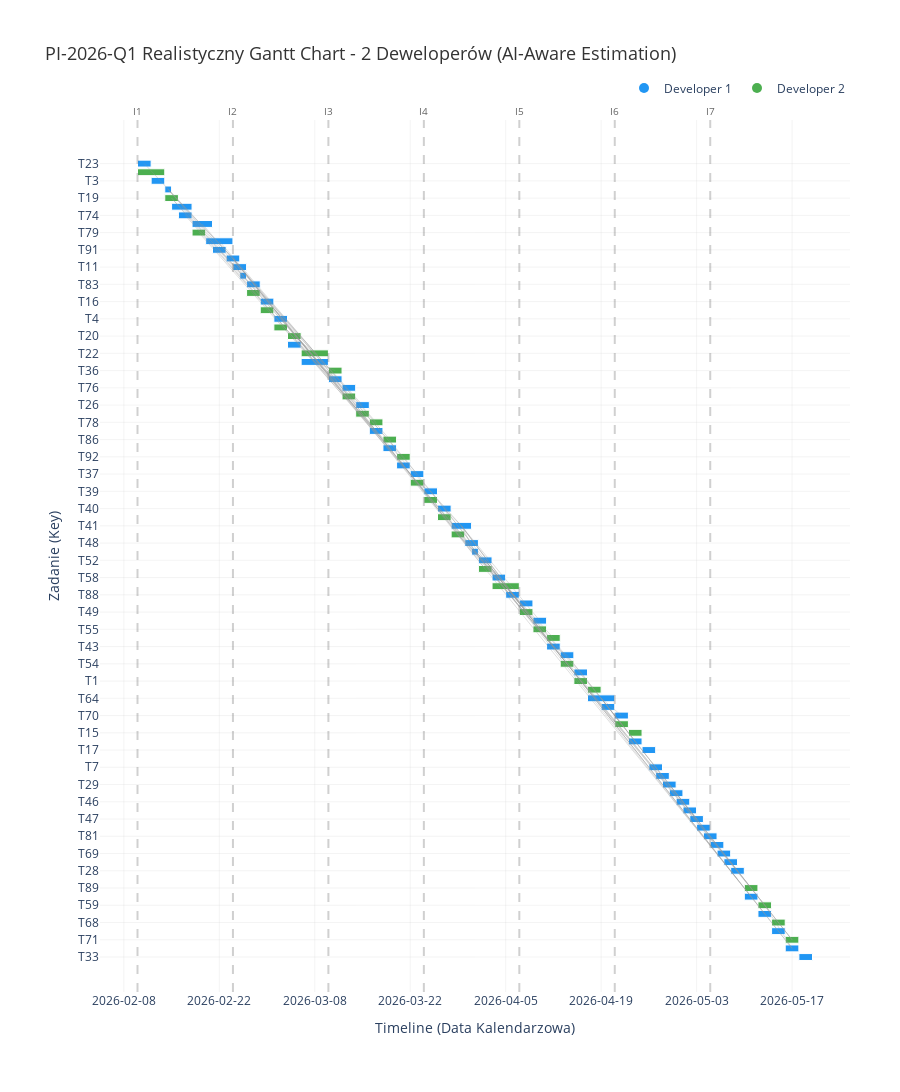

The notebook cell this image was saved under:
### Code cell
# Create realistic Gantt chart showing resource-aware schedule
df_realistic = df.sort_values('realistic_start')

fig_realistic = go.Figure()

# Color map by developer assignment
dev_colors = {
    1: '#2196F3',  # Developer 1 - Blue
    2: '#4CAF50',  # Developer 2 - Green
    0: '#999999'   # Unassigned - Gray
}

# Add task bars colored by developer
for i, row in df_realistic.iterrows():
    dev_id = row['assigned_dev']
    task_color = dev_colors.get(dev_id, '#999999')
    
    # Calculate actual duration for display
    actual_duration = (row['realistic_end'] - row['realistic_start']).days + 1  # inclusive
    
    # Create hover text with AI-aware estimated_days
    hover_text = (
        f"<b>{row['key']}: {row['title']}</b><br>"
        f"Developer: {dev_id if dev_id > 0 else 'Unassigned'}<br>"
        f"Type: {row['type']}<br>"
        f"Effort: {row['effort']} pts<br>"
        f"Estimated Days (AI-aware): {row['estimated_days']:.1f}<br>"
        f"Actual Duration: {actual_duration} days<br>"
        f"Priority: {row['priority']}<br>"
        f"Iteration: {row['iteration']}<br>"
        f"Milestone: {row['milestone']}<br>"
        f"Start: {row['realistic_start'].date()}<br>"
        f"End: {row['realistic_end'].date()}"
    )
    
    if row['depends_on']:
        hover_text += f"<br>Depends on: {', '.join(row['depends_on'])}"
    
    # Calculate duration in milliseconds
    duration_ms = (row['realistic_end'] - row['realistic_start']).total_seconds() * 1000
    
    # Add task bar
    fig_realistic.add_trace(go.Bar(
        name=row['key'],
        x=[duration_ms],
        y=[row['key']],
        base=row['realistic_start'],
        orientation='h',
        marker=dict(
            color=task_color,
            line=dict(color='white', width=1)
        ),
        hovertemplate=hover_text + '<extra></extra>',
        showlegend=False
    ))

# Add dependency lines
for _, row in df_realistic.iterrows():
    task_key = row['key']
    task_mid_date = row['realistic_start'] + (row['realistic_end'] - row['realistic_start']) / 2
    
    for dep in row['depends_on']:
        if dep in df['key'].values:
            dep_row = df[df['key'] == dep].iloc[0]
            dep_mid_date = dep_row['realistic_start'] + (dep_row['realistic_end'] - dep_row['realistic_start']) / 2
            
            fig_realistic.add_trace(go.Scatter(
                x=[dep_mid_date, task_mid_date],
                y=[dep, task_key],
                mode='lines',
                line=dict(color='rgba(150, 150, 150, 0.3)', width=1),
                hoverinfo='skip',
                showlegend=False
            ))

# Add iteration boundaries
for iter_key, iter_data in iteration_dates.items():
    fig_realistic.add_shape(
        type="line",
        x0=iter_data['start'],
        x1=iter_data['start'],
        y0=0,
        y1=1,
        yref="paper",
        line=dict(color="rgba(100, 100, 100, 0.3)", width=2, dash="dash")
    )
    fig_realistic.add_annotation(
        x=iter_data['start'],
        y=1,
        yref="paper",
        text=iter_key,
        showarrow=False,
        yanchor="bottom",
        font=dict(size=10, color="#666")
    )

# Add legend for developers
fig_realistic.add_trace(go.Scatter(
    x=[None], y=[None],
    mode='markers',
    marker=dict(size=10, color='#2196F3'),
    showlegend=True,
    name='Developer 1'
))
fig_realistic.add_trace(go.Scatter(
    x=[None], y=[None],
    mode='markers',
    marker=dict(size=10, color='#4CAF50'),
    showlegend=True,
    name='Developer 2'
))

# Update layout
fig_realistic.update_layout(
    title=dict(
        text=f'PI-2026-Q1 Realistyczny Gantt Chart - {NUM_DEVELOPERS} Deweloperów (AI-Aware Estimation)',
        font=dict(size=18, color='#333')
    ),
    xaxis=dict(
        title='Timeline (Data Kalendarzowa)',
        type='date',
        tickformat='%Y-%m-%d',
        showgrid=True,
        gridcolor='rgba(200, 200, 200, 0.2)'
    ),
    yaxis=dict(
        title='Zadanie (Key)',
        autorange='reversed',
        showgrid=True,
        gridcolor='rgba(200, 200, 200, 0.2)'
    ),
    height=max(1200, len(df) * 20),
    hovermode='closest',
    plot_bgcolor='white',
    legend=dict(
        orientation="h",
        yanchor="bottom",
        y=1.02,
        xanchor="right",
        x=1
    ),
    margin=dict(l=100, r=50, t=120, b=100)
)

fig_realistic.show()

print(f"\n📅 Realistic Gantt Chart Generated!")
print(f"   Tasks: {len(df)} (scheduled with AI-aware estimated_days)")
print(f"   Developers: {NUM_DEVELOPERS} (color-coded: 🔵 Dev 1, 🟢 Dev 2)")
print(f"   Dependencies: {G.number_of_edges()} (gray lines)")
print(f"   Capacity-aware: ✅ (max {CAPACITY_PER_ITERATION} pts per iteration)")
print(f"\n💡 Hover to see AI-aware estimated_days vs actual scheduled duration")
